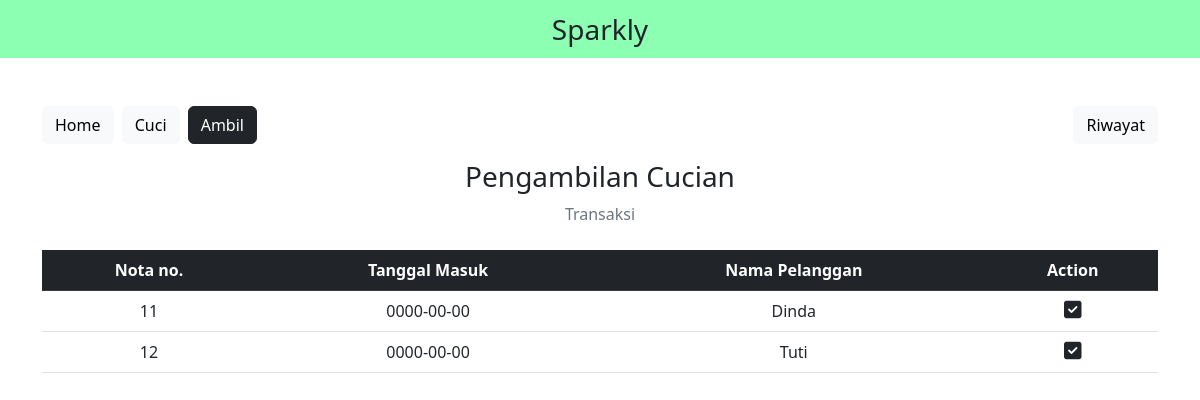
The app's page /ambil.php with its own data.
### tables this page shows
CREATE TABLE `penerimaan` (
  `no_nota` int(7) NOT NULL,
  `tgl_masuk` date NOT NULL,
  `nm_pelanggan` varchar(100) NOT NULL,
  `alamat` varchar(100) NOT NULL,
  `no_telp` varchar(15) NOT NULL,
  `kd_barang` varchar(10) NOT NULL,
  `kd_layanan` char(3) NOT NULL,
  `jumlah` decimal(10,2) NOT NULL,
  `keterangan` enum('Diproses','Selesai') NOT NULL DEFAULT 'Diproses'
);

### src/ambil.php (the view, shortened to what this page needs)
<?php
include "db_conn.php";
?>
<!DOCTYPE html>
<html lang="en">
<head>
  <link href="https://cdn.jsdelivr.net/npm/bootstrap@5.2.3/dist/css/bootstrap.min.css" rel="stylesheet">
  <link rel="stylesheet" href="https://cdnjs.cloudflare.com/ajax/libs/font-awesome/6.4.0/css/all.min.css" />
</head>
<body>
  <nav class="navbar navbar-light justify-content-center fs-3 mb-5" style="background-color: #00ff5573;">
    Sparkly
  </nav>
  <div class="container">
    <a href="index.php" class="btn btn-light mb-3">Home</a>
    <a href="cuci.php" class="btn btn-light mb-3 mx-1">Cuci</a>
    <a href="ambil.php" class="btn btn-dark mb-3">Ambil</a>
    <a href="riwayat.php" class="btn btn-light mb-3 mx" style="float: right;">Riwayat</a>
    <div class="text-center mb-4">
      <h3>Pengambilan Cucian</h3>
      <p class="text-muted">Transaksi</p>
    </div>
    <table class="table table-hover text-center">
      <thead class="table-dark">
        <tr>
          <th scope="col">Nota no.</th>
          <th scope="col">Tanggal Masuk</th>
          <th scope="col">Nama Pelanggan</th>
          <th scope="col">Action</th>
        </tr>
      </thead>
      <tbody>
        <?php
        $sql = "SELECT * FROM `penerimaan` WHERE keterangan = 1";
        $result = mysqli_query($conn, $sql);
        while ($row = mysqli_fetch_assoc($result)) {
        ?>
          <tr>
            <td><?php echo $row["no_nota"] ?></td>
            <td><?php echo $row["tgl_masuk"] ?></td>
            <td><?php echo $row["nm_pelanggan"] ?></td>
            <td>
              <a href="transaksi.php?no_nota=<?php echo $row['no_nota'] ?>&kd_layanan=<?php echo $row['kd_layanan'] ?>&kd_barang=<?php echo $row['kd_barang'] ?>&jumlah=<?php echo $row['jumlah'] ?>"class="link-dark"><i class = "fa-solid fa-square-check fs-5"></i></a>
            </td>
          </tr>
        <?php
        }
        ?>
      </tbody>
    </table>
  </div>
</body>
</html

### records on screen
penerimaan: no_nota "11", tgl_masuk "0000-00-00", nm_pelanggan "Dinda"
penerimaan: no_nota "12", tgl_masuk "0000-00-00", nm_pelanggan "Tuti"
